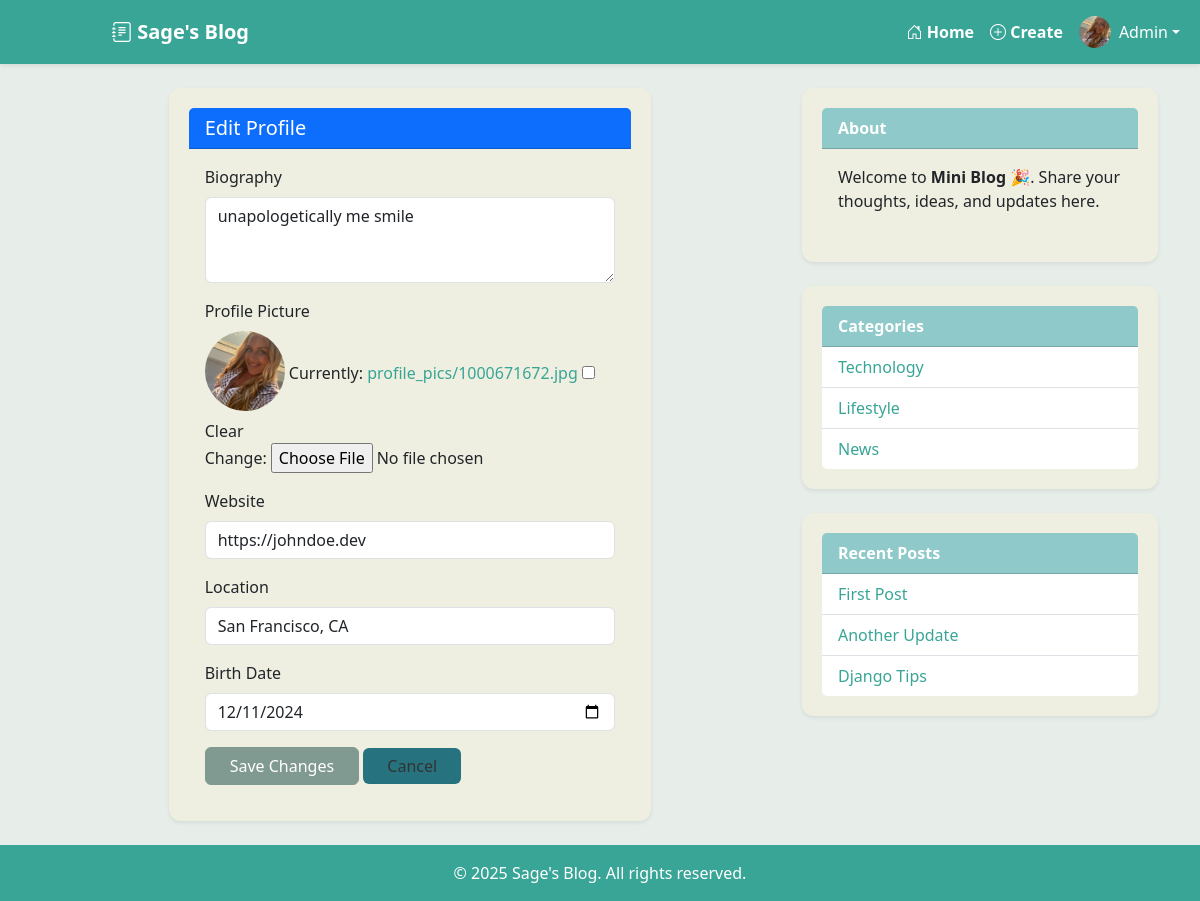
Page /profile/edit/ (signed in) on the committed database.
### blog/models.py (models this page shows, shortened)
class Profile(models.Model):
    user = models.OneToOneField(User, on_delete=models.CASCADE, related_name='profile')
    bio = models.TextField(blank=True)
    avatar = models.ImageField(upload_to="profile_pics/", blank=True, null=True)
    remove_avatar = models.BooleanField(default=False)
    website = models.URLField(blank=True, null=True)
    location = models.CharField(max_length=100, blank=True, null=True)
    birth_date = models.DateField(blank=True, null=True)

### blog/views.py (the view)
# urls.py: path("profile/edit/", views.edit_profile, name="edit_profile"),
@login_required
def edit_profile(request):
    if request.method == "POST":
        form = ProfileForm(request.POST, request.FILES, instance=request.user.profile)
        if form.is_valid():
            form.save()
            return redirect("profile_detail")
    else:
        form = ProfileForm(instance=request.user.profile)
    return render(request, "blog/edit_profile.html", {"form": form})

### blog/templates/blog/edit_profile.html (shortened to what this page needs)
{% extends "base.html" %}
{% block content %}
<div class="row justify-content-center">
  <div class="col-md-8">
    <div class="card shadow-sm">
      <div class="card-header bg-primary text-white">
        <h5 class="mb-0">Edit Profile</h5>
      </div>
      <div class="card-body">
        <form method="post" enctype="multipart/form-data" class="needs-validation" novalidate>
          <div class="mb-3">
            <label for="id_bio" class="form-label">Biography</label>
            {{ form.bio }}
          </div>
          <div class="mb-3">
            <label for="id_avatar" class="form-label">Profile Picture</label><br>
            {% if user.profile.avatar %}
              <img src="{{ user.profile.avatar.url }}" class="rounded-circle mb-2" width="80" height="80" style="object-fit: cover;">
            {% endif %}
            {{ form.avatar }}
          </div>
          <div class="mb-3">
            <label for="id_website" class="form-label">Website</label>
            {{ form.website }}
          </div>
          <div class="mb-3">
            <label for="id_location" class="form-label">Location</label>
            {{ form.location }}
          </div>
          <div class="mb-3">
            <label for="id_birth_date" class="form-label">Birth Date</label>
            {{ form.birth_date }}
          </div>
          <button type="submit" class="btn btn-primary px-4">Save Changes</button>
          <a href="{% url 'profile_detail' %}" class="btn btn-secondary px-4">Cancel</a>
        </form>
      </div>
    </div>
  </div>
</div>
{% endblock %}

### templates/base.html (shortened to what this page needs)
{% load static %}
<!doctype html>
<html>
  <head>
    <link href="https://cdn.jsdelivr.net/npm/bootstrap@5.3.0/dist/css/bootstrap.min.css" rel="stylesheet">
    <link href="https://cdn.jsdelivr.net/npm/bootstrap-icons@1.11.3/font/bootstrap-icons.css" rel="stylesheet">
    <link rel="stylesheet" href="{% static 'css/styles.css' %}">
  </head>
  <body class="d-flex flex-column min-vh-100">
    <nav class="navbar navbar-expand-lg sticky-top bg-light shadow-sm">
      <div class="container-fluid">
        <a class="navbar-brand fw-bold" href="{% url 'post_list' %}">
          <i class="bi bi-journal-text"></i> Sage's Blog
        </a>
        <div class="collapse navbar-collapse" id="navbarNav">
          <ul class="navbar-nav ms-auto align-items-center">
            <li class="nav-item">
              <a class="nav-link fw-semibold" href="{% url 'post_list' %}">
                <i class="bi bi-house-door"></i> Home
              </a>
            </li>
            {% if user.is_authenticated %}
              <li class="nav-item">
                <a class="nav-link fw-semibold" href="{% url 'post_create' %}">
                  <i class="bi bi-plus-circle"></i> Create
                </a>
              </li>
              <li class="nav-item dropdown">
                <a class="nav-link dropdown-toggle d-flex align-items-center" href="#" id="profileDropdown"
                  role="button" data-bs-toggle="dropdown" aria-expanded="false">
                  {% if user.profile.avatar %}
                    <img src="{{ user.profile.avatar.url }}" alt="Profile"
                        class="rounded-circle me-lg-2" width="32" height="32" style="object-fit: cover;">
                  {% else %}
                    <img src="{% static 'profile_pics/default.webp' %}" alt="Default Profile"
                        class="rounded-circle me-lg-2" width="32" height="32" style="object-fit: cover;">
                  {% endif %}
                  <span class="d-none d-lg-inline">{{ user.username }}</span>
                </a>
              </li>
            {% endif %}
          </ul>
        </div>
      </div>
    </nav>
    <main class="container flex-grow-1 my-4">
      <div class="row g-4">
        <div class="col-md-8">
          {% block content %}{% endblock %}
        </div>
        <aside class="col-md-4">
          <div class="card mb-4 shadow-sm">
            <div class="card-header">About</div>
            <div class="card-body">
              <p>Welcome to <strong>Mini Blog</strong> 🎉. Share your thoughts, ideas, and updates here.</p>
            </div>
          </div>
          <div class="card mb-4 shadow-sm">
            <div class="card-header">Categories</div>
            <ul class="list-group list-group-flush">
              <li class="list-group-item"><a href="#">Technology</a></li>
              <li class="list-group-item"><a href="#">Lifestyle</a></li>
              <li class="list-group-item"><a href="#">News</a></li>
            </ul>
          </div>
          <div class="card shadow-sm">
            <div class="card-header">Recent Posts</div>
            <ul class="list-group list-group-flush">
              <li class="list-group-item"><a href="#">First Post</a></li>
              <li class="list-group-item"><a href="#">Another Update</a></li>
              <li class="list-group-item"><a href="#">Django Tips</a></li>
            </ul>
          </div>
        </aside>
      </div>
    </main>
    <footer class="text-center py-3 mt-auto">
      <p class="mb-0">&copy; {{ year|default:2025 }} Sage's Blog. All rights reserved.</p>
    </footer>
  </body>
</html>

### static/css/styles.css (style rules this page uses)
:root { --primary: #38a596; --secondary: #90c9c9; --accent: #26727f; --bg-light: #e7eeea; }
body { background-color: var(--bg-light); font-family: "Segoe UI", sans-serif; color: #333; }
.navbar { background-color: var(--primary) !important; }
.navbar-brand { margin-left: 100px; }
.navbar-brand, .navbar-nav .nav-link { color: white !important; font-weight: 500; }
.card { border: none; background-color: #fff; border-radius: 15px; transition: transform 0.2s ease; box-shadow: 0 2px 6px rgba(0,0,0,0.3); }
.card-header { background-color: var(--secondary); color: #fff; font-weight: 600; }
a { color: var(--primary); text-decoration: none; }
.btn-secondary { background-color: var(--accent); border: none; color: #333; }
footer { background-color: var(--primary); color: white; }
.card { background-color: #EEEFE0; border-radius: 12px; padding: 20px; }
.btn-primary { background-color: #819A91; border-color: #819A91; }
.card p { margin-bottom: 0.8rem; }
.card a { text-decoration: none; }

### rows in the picture
Profile: bio "unapologetically me smile", website "https://johndoe.dev", location "San Francisco, CA", birth_date "12/11/2024"

### other values in the picture
{{ user.username }} "Admin"
{{ year|default:2025 }} "2025"
